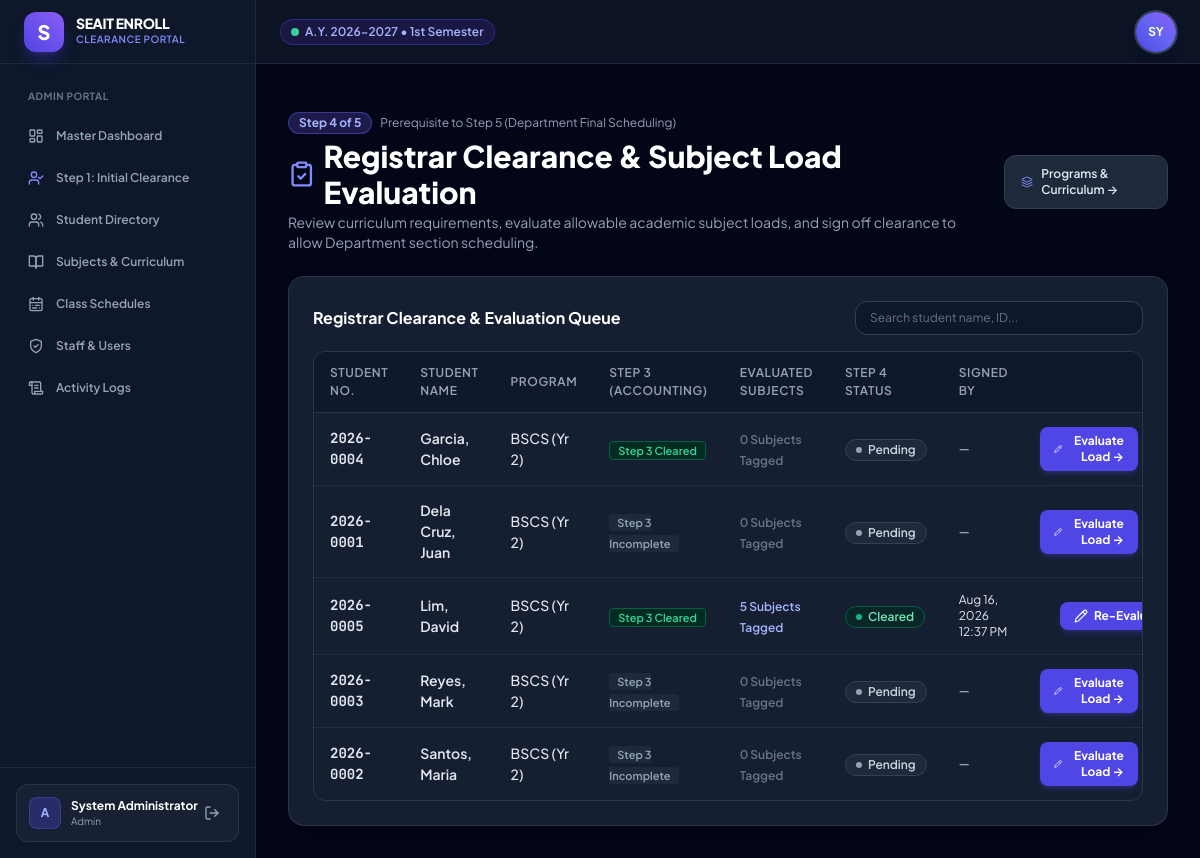
The app's page /modules/registrar/clearance_queue.php (signed in) with its own data.
### tables this page shows
CREATE TABLE `academic_terms` (
    `id` INT NOT NULL AUTO_INCREMENT PRIMARY KEY,
    `academic_year` VARCHAR(20) NOT NULL,
    `semester` VARCHAR(20) NOT NULL,
    `is_active` TINYINT(1) DEFAULT 0,
    `created_at` TIMESTAMP DEFAULT CURRENT_TIMESTAMP
);

CREATE TABLE `clearance_stages` (
    `id` INT NOT NULL AUTO_INCREMENT PRIMARY KEY,
    `clearance_id` INT NOT NULL,
    `step_number` INT NOT NULL,
    `stage_code` ENUM('dept_initial', 'library', 'accounting', 'registrar', 'dept_final') NOT NULL,
    `stage_title` VARCHAR(100) NOT NULL,
    `status` ENUM('Pending', 'Cleared', 'Flagged') DEFAULT 'Pending',
    `officer_user_id` INT DEFAULT NULL,
    `officer_name` VARCHAR(100) DEFAULT NULL,
    `remarks` TEXT DEFAULT NULL,
    `signed_at` DATETIME DEFAULT NULL,
    `created_at` TIMESTAMP DEFAULT CURRENT_TIMESTAMP,
    UNIQUE KEY `unique_clearance_step` (`clearance_id`, `step_number`)
);

CREATE TABLE `students` (
    `id` INT NOT NULL AUTO_INCREMENT PRIMARY KEY,
    `user_id` INT NOT NULL UNIQUE,
    `student_no` VARCHAR(30) NOT NULL UNIQUE,
    `first_name` VARCHAR(60) NOT NULL,
    `middle_name` VARCHAR(60) DEFAULT NULL,
    `last_name` VARCHAR(60) NOT NULL,
    `birth_date` DATE DEFAULT NULL,
    `age` INT DEFAULT NULL,
    `sex` ENUM('Male', 'Female', 'Other') DEFAULT 'Male',
    `religion` VARCHAR(80) DEFAULT NULL,
    `civil_status` ENUM('Single', 'Married', 'Widowed', 'Separated') DEFAULT 'Single',
    `birth_place` VARCHAR(150) DEFAULT NULL,
    `program_id` INT NOT NULL,
    `year_level` INT NOT NULL DEFAULT 1,
    `enrolling_semester` ENUM('1st Semester', '2nd Semester') DEFAULT '1st Semester',
    `academic_status` ENUM('Regular', 'Irregular', 'Probationary', 'Graduating') DEFAULT 'Regular',
    `contact_no` VARCHAR(20) DEFAULT NULL,
    `address` TEXT DEFAULT NULL,
    `guardian_name` VARCHAR(120) DEFAULT NULL,
    `guardian_contact` VARCHAR(30) DEFAULT NULL,
    `enrollment_status` ENUM('Not Enrolled', 'In Clearance', 'Cleared', 'Enrolled') DEFAULT 'In Clearance',
    `created_at` TIMESTAMP DEFAULT CURRENT_TIMESTAMP
);

CREATE TABLE `programs` (
    `id` INT NOT NULL AUTO_INCREMENT PRIMARY KEY,
    `department_id` INT NOT NULL,
    `code` VARCHAR(20) NOT NULL UNIQUE,
    `name` VARCHAR(150) NOT NULL,
    `total_years` INT DEFAULT 4,
    `created_at` TIMESTAMP DEFAULT CURRENT_TIMESTAMP
);

### modules/registrar/clearance_queue.php (the view, shortened to what this page needs)
<?php
require_once __DIR__ . '/../../config/functions.php';
$active_term = get_active_term();
$db = getDB();
$query = "SELECT cs.id as stage_id, cs.status as stage_status, cs.signed_at, cs.remarks,
                 cr.id as clearance_id, cr.current_step, cr.overall_status,
                 s.id as student_id, s.student_no, s.first_name, s.last_name, s.year_level, s.academic_status,
                 p.code as program_code, p.name as program_name,
                 (SELECT COUNT(*) FROM student_subject_loads sload WHERE sload.clearance_id = cr.id) as evaluated_count,
                 (SELECT status FROM clearance_stages WHERE clearance_id = cr.id AND step_number = 3) as step3_status
          FROM clearance_stages cs
          JOIN clearance_requests cr ON cs.clearance_id = cr.id
          JOIN students s ON cr.student_id = s.id
          JOIN programs p ON s.program_id = p.id
          WHERE cs.step_number = 4 AND cr.academic_term_id = ?
          ORDER BY (CASE WHEN cs.status = 'Pending' AND cr.current_step >= 4 THEN 1 WHEN cs.status = 'Flagged' THEN 2 ELSE 3 END), s.last_name ASC";
$stmt = $db->prepare($query);
$stmt->execute([$active_term['id']]);
$students = $stmt->fetchAll();
include __DIR__ . '/../../includes/header.php';
?>
<div class="space-y-6 max-w-7xl mx-auto">
    <div class="flex flex-col sm:flex-row sm:items-center justify-between gap-4">
        <div>
            <div class="flex items-center gap-2">
                <span class="px-2.5 py-0.5 rounded-full text-xs font-bold bg-indigo-950 text-indigo-300 border border-indigo-500/40">
                    Step 4 of 5
                </span>
                <span class="text-xs text-slate-400">Prerequisite to Step 5 (Department Final Scheduling)</span>
            </div>
            <h1 class="text-2xl sm:text-3xl font-extrabold text-white mt-1 flex items-center gap-2">
                <i data-lucide="clipboard-check" class="w-7 h-7 text-indigo-400"></i>
                Registrar Clearance & Subject Load Evaluation
            </h1>
            <p class="text-xs sm:text-sm text-slate-400 mt-0.5">
                Review curriculum requirements, evaluate allowable academic subject loads, and sign off clearance to allow Department section scheduling.
            </p>
        </div>
        <a href="<?= url('modules/registrar/curriculum.php') ?>" class="px-4 py-2.5 bg-slate-800 hover:bg-slate-700 text-slate-200 text-xs font-semibold rounded-xl border border-slate-700 flex items-center gap-2 transition-all">
            <i data-lucide="layers" class="w-4 h-4 text-indigo-400"></i>
            Programs & Curriculum &rarr;
        </a>
    </div>
    <div class="glass-card p-6 space-y-4">
        <div class="flex flex-col sm:flex-row sm:items-center justify-between gap-4">
            <h2 class="text-base font-bold text-white">Registrar Clearance & Evaluation Queue</h2>
            <div class="w-full sm:w-72">
                <input type="text" data-table-search="reg-table" placeholder="Search student name, ID..." class="w-full bg-slate-900 border border-slate-700 rounded-xl px-3.5 py-2 text-xs text-white placeholder-slate-500 focus:outline-none focus:border-indigo-500">
            </div>
        </div>
        <div class="data-table-container">
            <table class="data-table" id="reg-table">
                <thead>
                    <tr>
                        <th>Student No.</th>
                        <th>Student Name</th>
                        <th>Program</th>
                        <th>Step 3 (Accounting)</th>
                        <th>Evaluated Subjects</th>
                        <th>Step 4 Status</th>
                        <th>Signed By</th>
                        <th class="text-right">Action</th>
                    </tr>
                </thead>
                <tbody>
                    <?php if (empty($students)): ?>
                        <tr>
                            <td colspan="8" class="text-center py-8 text-slate-500 italic">No records in registrar queue.</td>
                        </tr>
                    <?php else: ?>
                        <?php foreach ($students as $row):
                            $is_step3_cleared = ($row['step3_status'] === 'Cleared');
                            $is_cleared = ($row['stage_status'] === 'Cleared');
                        ?>
                            <tr>
                                <td class="font-mono font-bold text-indigo-400"><?= htmlspecialchars($row['student_no']) ?></td>
                                <td class="font-semibold text-white"><?= htmlspecialchars($row['last_name'] . ', ' . $row['first_name']) ?></td>
                                <td class="font-medium text-slate-300"><?= htmlspecialchars($row['program_code']) ?> (Yr <?= htmlspecialchars($row['year_level']) ?>)</td>
                                <td>
                                    <span class="px-2 py-0.5 rounded text-[11px] font-semibold <?= $is_step3_cleared ? 'bg-emerald-950 text-emerald-400 border border-emerald-800' : 'bg-slate-800 text-slate-400' ?>">
                                        <?= $is_step3_cleared ? 'Step 3 Cleared' : 'Step 3 Incomplete' ?>
                                    </span>
                                </td>
                                <td>
                                    <span class="text-xs font-semibold <?= $row['evaluated_count'] > 0 ? 'text-indigo-300' : 'text-slate-500' ?>">
                                        <?= $row['evaluated_count'] ?> Subjects Tagged
                                    </span>
                                </td>
                                <td><?= get_status_badge($row['stage_status']) ?></td>
                                <td class="text-xs text-slate-400">
                                    <?= $row['signed_at'] ? format_date($row['signed_at']) : '—' ?>
                                </td>
                                <td class="text-right">
                                    <div class="flex items-center justify-end gap-2">
                                        <a href="?eval_student_id=<?= $row['student_id'] ?>" class="px-3.5 py-1.5 bg-indigo-600 hover:bg-indigo-500 text-white text-xs font-bold rounded-lg shadow-md shadow-indigo-600/25 transition-all flex items-center gap-1.5 inline-flex">
                                            <i data-lucide="edit" class="w-3.5 h-3.5"></i>
                                            <?= $is_cleared ? 'Re-Evaluate' : 'Evaluate Load' ?> &rarr;
                                        </a>
                                    </div>
                                </td>
                            </tr>
                        <?php endforeach; ?>
                    <?php endif; ?>
                </tbody>
            </table>
        </div>
    </div>
</div>
<?php include __DIR__ . '/../../includes/footer.php'; ?>

### includes/header.php (shortened to what this page needs)
<?php
require_once __DIR__ . '/../config/functions.php';
$user = current_user();
$active_term = get_active_term();
?>
<!DOCTYPE html>
<html lang="en" class="dark">
<head>
    <script src="https://cdn.tailwindcss.com"></script>
    <link rel="stylesheet" href="<?= url('assets/css/style.css') ?>">
    <link rel="stylesheet" href="<?= url('assets/css/print.css') ?>" media="print">
</head>
<body class="bg-slate-950 text-slate-100 flex min-h-screen">
    <?php if (is_logged_in()): ?>
    <?php include __DIR__ . '/sidebar.php'; ?>
    <?php endif; ?>
    <div class="flex-1 flex flex-col min-w-0">
        <?php if (is_logged_in()): ?>
        <header class="h-16 bg-slate-900/80 backdrop-blur-md border-b border-slate-800 flex items-center justify-between px-4 sm:px-6 z-30 sticky top-0">
            <div class="flex items-center gap-3">
                <div class="flex items-center gap-2">
                    <span class="inline-flex items-center gap-1.5 px-2.5 py-1 rounded-full text-xs font-semibold bg-indigo-950/80 text-indigo-300 border border-indigo-700/50">
                        <span class="w-2 h-2 rounded-full bg-emerald-400 animate-pulse"></span>
                        A.Y. <?= htmlspecialchars($active_term['academic_year']) ?> &bull; <?= htmlspecialchars($active_term['semester']) ?>
                    </span>
                </div>
            </div>
            <div class="flex items-center gap-4">
                <div class="relative" id="user-profile-menu-container">
                    <button type="button" id="user-profile-btn" onclick="toggleUserProfileDropdown(event)" class="w-10 h-10 rounded-full bg-gradient-to-tr from-indigo-600 via-indigo-500 to-violet-500 hover:from-indigo-500 hover:to-violet-400 flex items-center justify-center font-bold text-xs text-white shadow-lg ring-2 ring-slate-700 hover:ring-indigo-400 active:scale-95 transition-all focus:outline-none cursor-pointer select-none" aria-label="User profile menu" aria-expanded="false" title="Tap to toggle Actions Menu">
                        <span id="user-avatar-initials" class="pointer-events-none"><?= strtoupper(substr($user['full_name'] ?? $user['username'], 0, 2)) ?></span>
                    </button>
                </div>
            </div>
        </header>
        <?php endif; ?>
        <div class="px-4 sm:px-6 pt-4">
        </div>
        <main class="flex-1 overflow-y-auto p-4 sm:p-6 lg:p-8">

### config/functions.php (shortened to what this page needs)
<?php
function url($path = '') {
    return BASE_URL . ltrim($path, '/');
}
function is_logged_in() {
    return isset($_SESSION['user_id']) && !empty($_SESSION['user_id']);
}
function current_user() {
    return [
        'id'            => $_SESSION['user_id'] ?? null,
        'username'      => $_SESSION['username'] ?? '',
        'email'         => $_SESSION['email'] ?? '',
        'role'          => $_SESSION['role'] ?? '',
        'full_name'     => $_SESSION['full_name'] ?? '',
        'department_id' => $_SESSION['department_id'] ?? null,
        'student_id'    => $_SESSION['student_id'] ?? null,
        'student_no'    => $_SESSION['student_no'] ?? null,
        'program_id'    => $_SESSION['program_id'] ?? null,
        'program_code'  => $_SESSION['program_code'] ?? null,
    ];
}
function get_active_term() {
    $db = getDB();
    $stmt = $db->query("SELECT * FROM academic_terms WHERE is_active = 1 LIMIT 1");
    $term = $stmt->fetch();
    return $term;
}
function format_date($datetime, $format = 'M d, Y h:i A') {
    return date($format, strtotime($datetime));
}
function get_status_badge($status) {
    $status = trim($status);
    switch (strtolower($status)) {
        case 'cleared':
        case 'completed':
        case 'enrolled':
        case 'resolved':
        case 'fully paid':
            return '<span class="inline-flex items-center px-2.5 py-0.5 rounded-full text-xs font-semibold bg-emerald-100 text-emerald-800 dark:bg-emerald-950/60 dark:text-emerald-300 border border-emerald-200 dark:border-emerald-800"><span class="w-1.5 h-1.5 rounded-full bg-emerald-500 mr-1.5"></span>' . htmlspecialchars($status) . '</span>';
        case 'pending':
        case 'unpaid':
            return '<span class="inline-flex items-center px-2.5 py-0.5 rounded-full text-xs font-semibold bg-slate-100 text-slate-700 dark:bg-slate-800 dark:text-slate-300 border border-slate-200 dark:border-slate-700"><span class="w-1.5 h-1.5 rounded-full bg-slate-400 mr-1.5"></span>' . htmlspecialchars($status) . '</span>';
    }
}

### assets/css/style.css (style rules this page uses)
:root { --font-main: 'Plus Jakarta Sans', -apple-system, BlinkMacSystemFont, 'Segoe UI', Roboto, sans-serif; --font-mono: 'JetBrains Mono', monospace; --primary: #4f46e5; --primary-hover: #4338ca; --primary-light: #eef2ff; --primary-dark: #3730a3; --accent: #06b6d4; --success: #10b981; --warning: #f59e0b; --danger: #ef4444; --info: #3b82f6; --bg-main: #0f172a; --bg-surface: #1e293b; --bg-card: rgba(30, 41, 59, 0.75); --border-color: rgba(51, 65, 85, 0.7); --text-primary: #f8fafc; --text-secondary: #94a3b8; --text-muted: #64748b; --radius-sm: 8px; --radius-md: 12px; --radius-lg: 16px; --radius-xl: 24px; --shadow-subtle: 0 4px 6px -1px rgba(0, 0, 0, 0.1), 0 2px 4px -1px rgba(0, 0, 0, 0.06); --shadow-card: 0 10px 25px -5px rgba(0, 0, 0, 0.3), 0 8px 10px -6px rgba(0, 0, 0, 0.2); --shadow-glow: 0 0 25px -5px rgba(79, 70, 229, 0.35); }
* { box-sizing: border-box; margin: 0; padding: 0; }
body { font-family: var(--font-main); background-color: var(--bg-main); color: var(--text-primary); min-height: 100vh; overflow-x: hidden; line-height: 1.5; }
.glass-card { background: var(--bg-card); backdrop-filter: blur(16px); -webkit-backdrop-filter: blur(16px); border: 1px solid var(--border-color); border-radius: var(--radius-lg); box-shadow: var(--shadow-card); }
.data-table-container { overflow-x: auto; border-radius: var(--radius-md); border: 1px solid var(--border-color); }
.data-table { width: 100%; border-collapse: separate; border-spacing: 0; font-size: 0.875rem; text-align: left; }
.data-table th { background-color: rgba(15, 23, 42, 0.7); color: #94a3b8; font-weight: 600; text-transform: uppercase; font-size: 0.75rem; letter-spacing: 0.05em; padding: 12px 16px; border-bottom: 1px solid var(--border-color); }
.data-table td { padding: 14px 16px; border-bottom: 1px solid rgba(51, 65, 85, 0.4); color: #e2e8f0; }
.data-table tbody tr:last-child td { border-bottom: none; }

### records on screen
academic_terms: academic_year "2026-2027", semester "1st Semester"
clearance_stages: students.student_no "2026-0004", students.last_name+first_name "Garcia, Chloe", programs.code "BSCS", students.year_level "2", shows "Step 3 Cleared", evaluated_count "0", status "Pending", shows "Evaluate Load"
clearance_stages: students.student_no "2026-0001", students.last_name+first_name "Dela Cruz, Juan", programs.code "BSCS", students.year_level "2", shows "Step 3 Incomplete", evaluated_count "0", status "Pending", shows "Evaluate Load"
clearance_stages: students.student_no "2026-0005", students.last_name+first_name "Lim, David", programs.code "BSCS", students.year_level "2", shows "Step 3 Cleared", evaluated_count "5", status "Cleared", signed_at "Aug 16, 2026 12:37 PM", shows "Re-Evaluate"
clearance_stages: students.student_no "2026-0003", students.last_name+first_name "Reyes, Mark", programs.code "BSCS", students.year_level "2", shows "Step 3 Incomplete", evaluated_count "0", status "Pending", shows "Evaluate Load"
clearance_stages: students.student_no "2026-0002", students.last_name+first_name "Santos, Maria", programs.code "BSCS", students.year_level "2", shows "Step 3 Incomplete", evaluated_count "0", status "Pending", shows "Evaluate Load"

### other values on screen
$role "ADMIN"
substr($user['username'] ?? 'U', 0, 1) "A"
$user['full_name'] "System Administrator"
$user['role'] "Admin"
substr($user['full_name'] ?? $user['username'], 0, 2) "SY"
